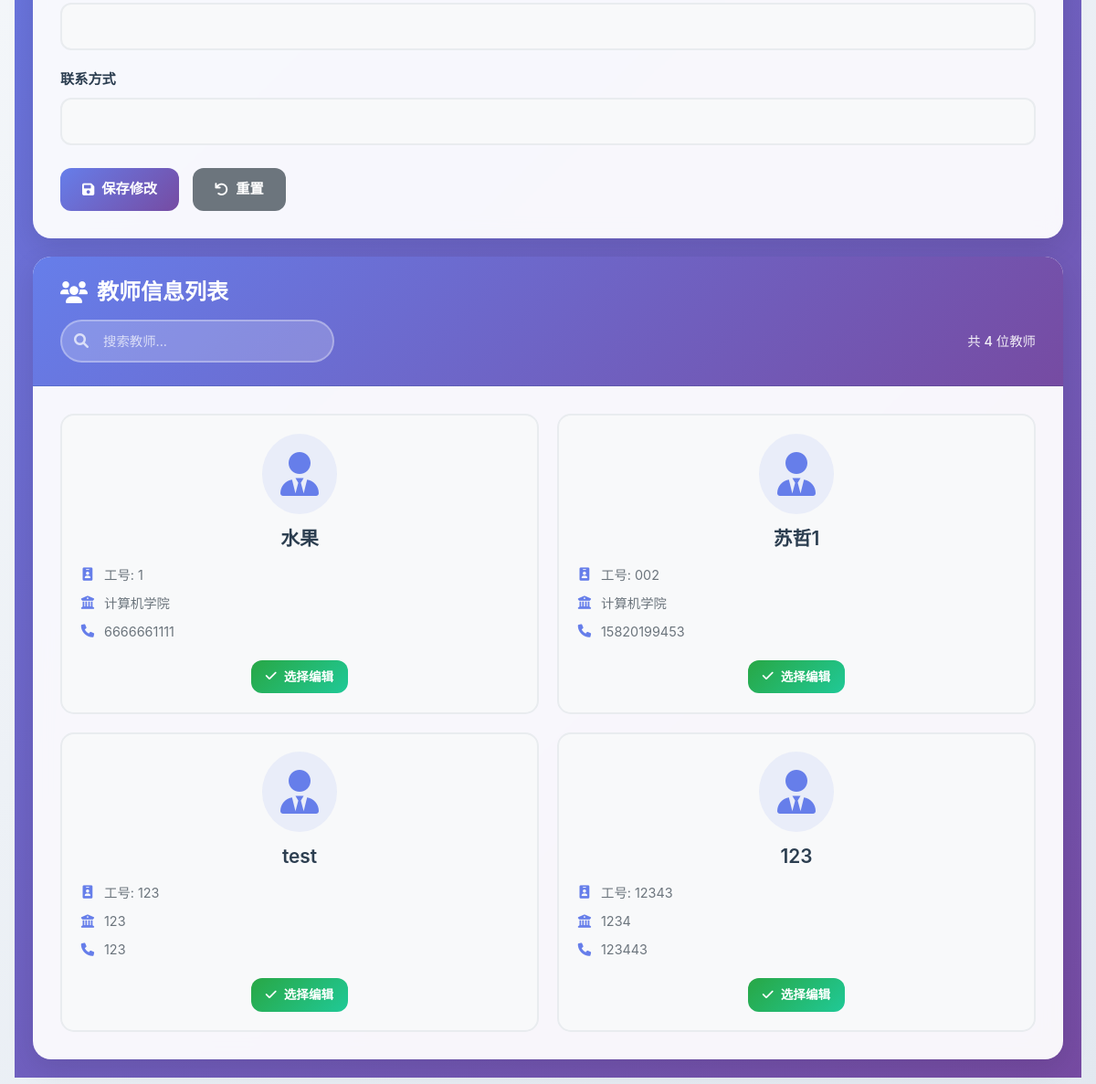
Before: /teacher/admin/ (lower part) with the older database file.
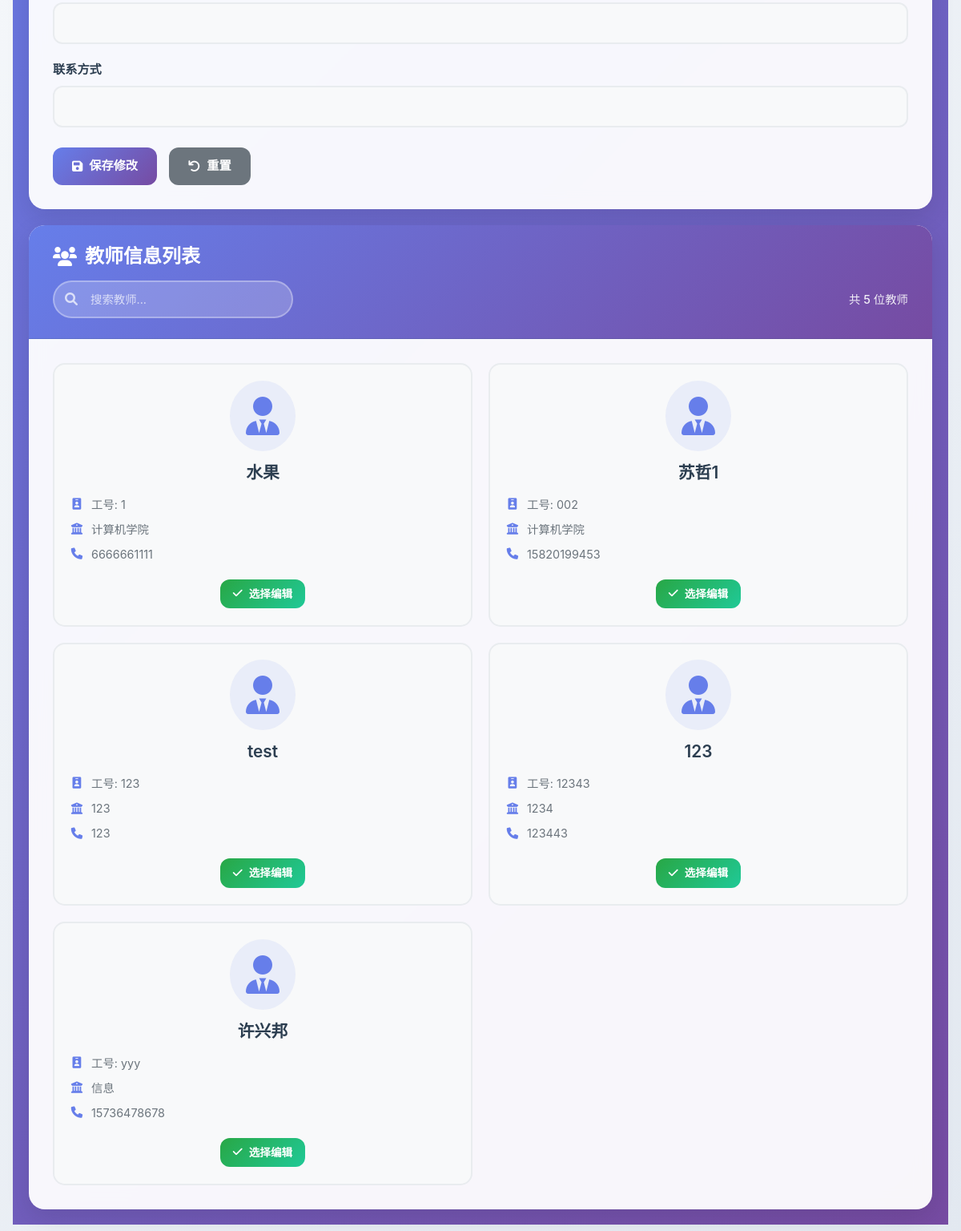
After: the same page with the newer database file.
### teacher/models.py (models this page shows, shortened)
class TeacherProfile(models.Model):
    user = models.OneToOneField(User, on_delete=models.CASCADE)
    name = models.CharField(max_length=50, verbose_name='姓名')
    teacher_id = models.CharField(max_length=20, unique=True, verbose_name='工号')
    college = models.CharField(max_length=50, verbose_name='学院')
    contact = models.CharField(max_length=50, verbose_name='联系方式')

### teacher/views.py (the view)
# urls.py: path('admin/', admin_home, name='admin_home'),
def admin_home(request):
    if request.method == 'POST':
        teacher_id = request.POST.get('teacher_id')
        teacher_profile = get_object_or_404(TeacherProfile, id=teacher_id)
        form = TeacherInfoForm(request.POST, instance=teacher_profile)
        if form.is_valid():
            form.save()
            return render(request, 'admin_home.html', {
                'form': form,
                'teachers': TeacherProfile.objects.all(),
                'message': '你已成功修改了老师信息！'
            })
    else:
        form = TeacherInfoForm()
    return render(request, 'admin_home.html', {
        'form': form,
        'teachers': TeacherProfile.objects.all(),
    })

### teacher/forms.py (shortened to what this page needs)
class TeacherInfoForm(forms.ModelForm):
    class Meta:
        model = TeacherProfile
        fields = ('name', 'teacher_id', 'college', 'contact')

### templates/admin_home.html (shortened to what this page needs)
{% extends 'base.html' %}
{% load bootstrap3 %}
{% load static %}
{% block extra_css %}
<link rel="stylesheet" href="{% static 'css/admin_home.css' %}">
<link rel="stylesheet" href="https://cdnjs.cloudflare.com/ajax/libs/font-awesome/6.0.0/css/all.min.css">
{% endblock %}
{% block content %}
<div class="admin-dashboard">
    <div class="dashboard-content">
        <div class="edit-card">
            <div class="card-body">
                <form method="post" action="" class="edit-form">
                    <div class="form-grid">
                        {% for field in form %}
                        <div class="form-group">
                            <label for="{{ field.id_for_label }}">{{ field.label }}</label>
                            {{ field }}
                        </div>
                        {% endfor %}
                    </div>
                    <div class="form-actions">
                        <button type="submit" class="btn btn-primary">
                            <i class="fas fa-save"></i> 保存修改
                        </button>
                        <button type="button" class="btn btn-secondary" onclick="clearForm()">
                            <i class="fas fa-undo"></i> 重置
                        </button>
                    </div>
                </form>
            </div>
        </div>
        <div class="teachers-card">
            <div class="card-header">
                <h2><i class="fas fa-users"></i> 教师信息列表</h2>
                <div class="header-actions">
                    <div class="search-box">
                        <i class="fas fa-search"></i>
                        <input type="text" id="searchInput" placeholder="搜索教师..." onkeyup="filterTeachers()">
                    </div>
                    <span class="teacher-count">共 {{ teachers.count }} 位教师</span>
                </div>
            </div>
            <div class="card-body">
                <div class="teachers-grid" id="teachersGrid">
                    {% for teacher in teachers %}
                    <div class="teacher-item" data-name="{{ teacher.name|lower }}" data-id="{{ teacher.teacher_id }}" data-college="{{ teacher.college|lower }}">
                        <div class="teacher-avatar">
                            <i class="fas fa-user-tie"></i>
                        </div>
                        <div class="teacher-info">
                            <h3>{{ teacher.name }}</h3>
                            <div class="teacher-details">
                                <div class="detail-item">
                                    <i class="fas fa-id-badge"></i>
                                    <span>工号: {{ teacher.teacher_id }}</span>
                                </div>
                                <div class="detail-item">
                                    <i class="fas fa-university"></i>
                                    <span>{{ teacher.college }}</span>
                                </div>
                                <div class="detail-item">
                                    <i class="fas fa-phone"></i>
                                    <span>{{ teacher.contact }}</span>
                                </div>
                            </div>
                        </div>
                        <div class="teacher-actions">
                            <button class="btn btn-select" onclick="selectTeacher({{ teacher.id }}, '{{ teacher.name|escapejs }}')">
                                <i class="fas fa-check"></i> 选择编辑
                            </button>
                        </div>
                    </div>
                    {% empty %}
                    <div class="empty-state">
                        <i class="fas fa-user-plus"></i>
                        <h3>暂无教师信息</h3>
                        <p>系统中还没有注册的教师</p>
                    </div>
                    {% endfor %}
                </div>
            </div>
        </div>
    </div>
</div>
{% endblock %}

Changed rows visible on the page:
added TeacherProfile: name "许兴邦", teacher_id "yyy", college "信息", contact "15736478678"
Other visible differences:
{{ teachers.count }}: "4" → "5"
